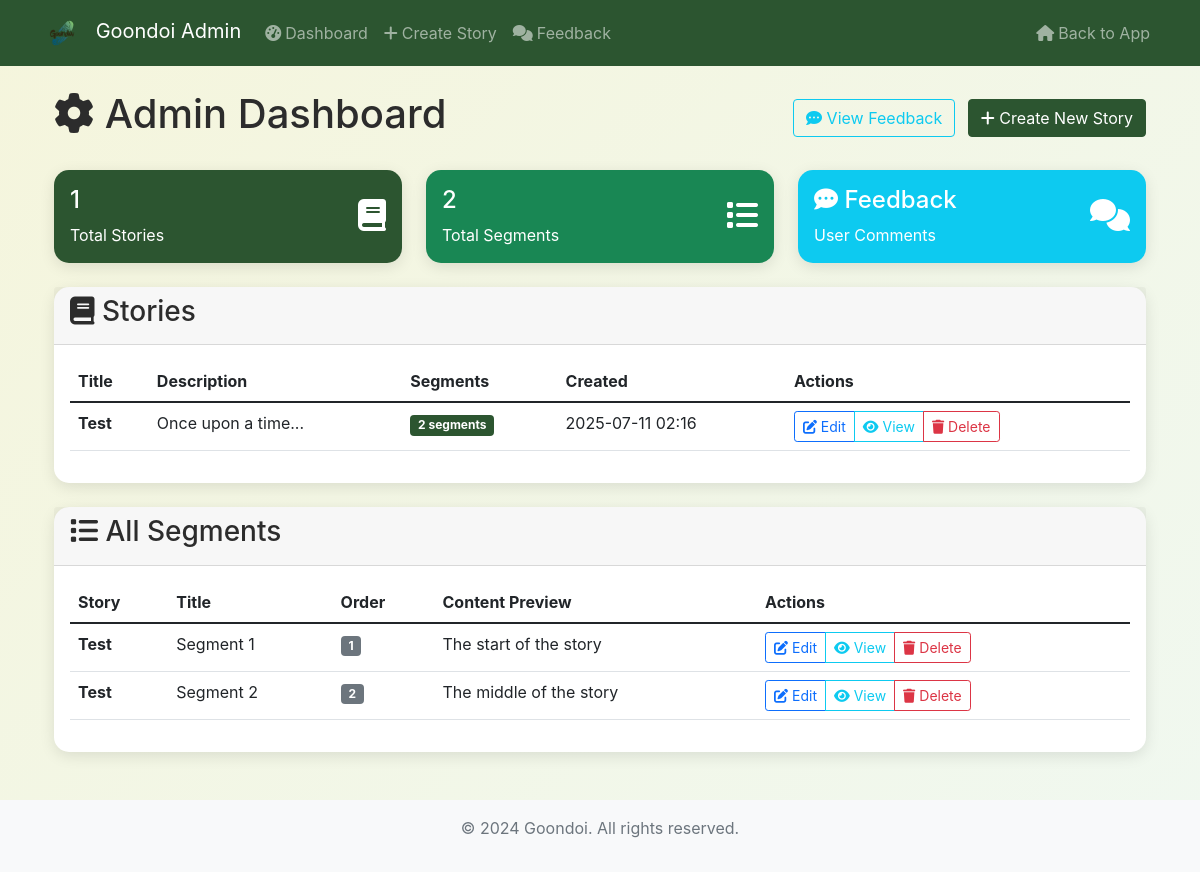
The page /admin/ on the database as committed earlier.
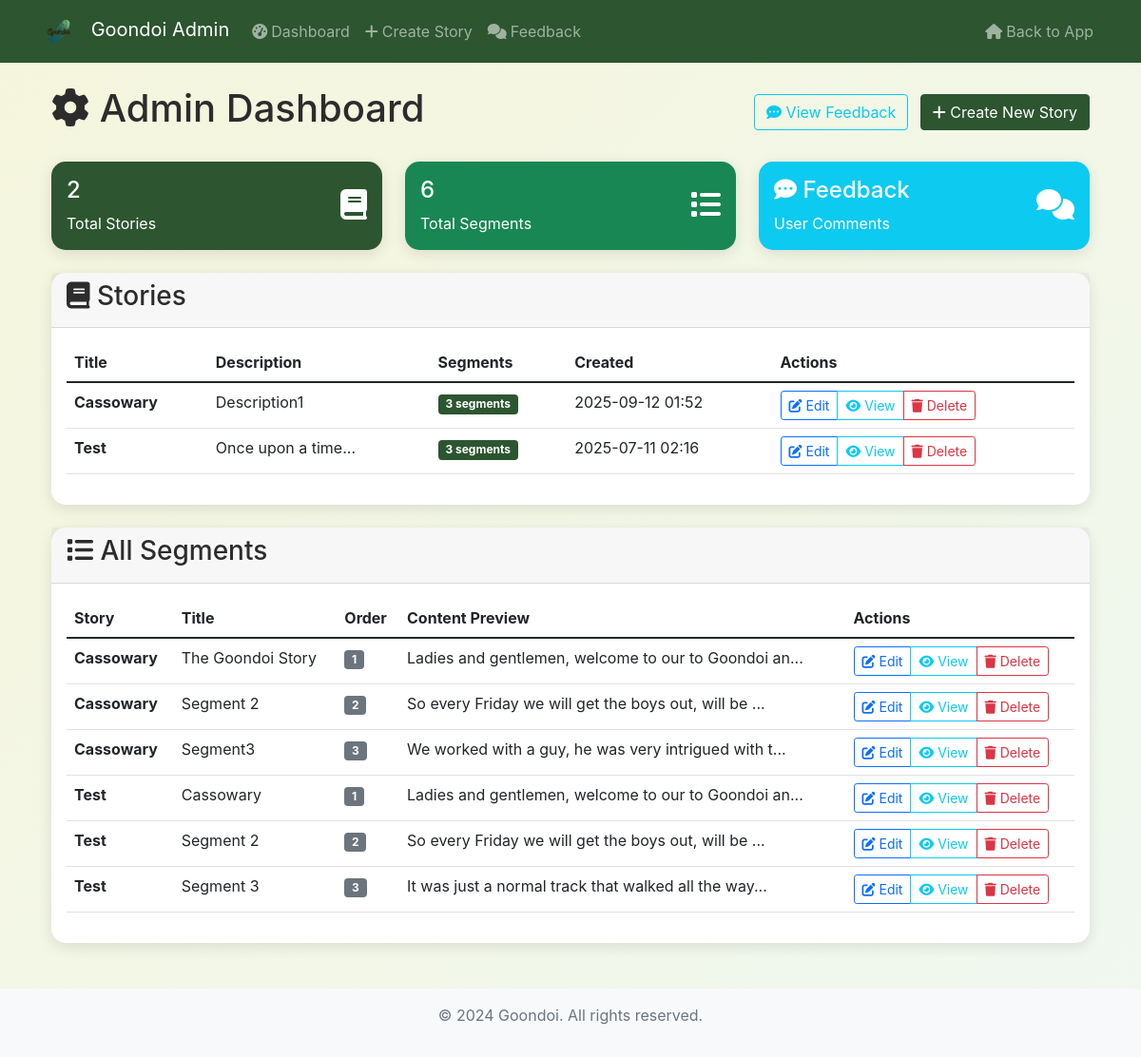
The same page on the database as committed later.
### app/models/story.py (models this page shows, shortened)
class Story(db.Model):
    __tablename__ = 'stories'
    id = db.Column(db.String(36), primary_key=True, default=lambda: str(uuid.uuid4()))
    title = db.Column(db.String(200), nullable=False)
    description = db.Column(db.Text)
    image_path = db.Column(db.String(256), nullable=True)
    image_position = db.Column(db.String(20), nullable=True, default='center')
    created_at = db.Column(db.DateTime, default=datetime.utcnow)
    updated_at = db.Column(db.DateTime, default=datetime.utcnow, onupdate=datetime.utcnow)
    is_active = db.Column(db.Boolean, default=True)
    segments = db.relationship('StorySegment', backref='story', lazy='dynamic', cascade='all, delete-orphan')

class StorySegment(db.Model):
    __tablename__ = 'story_segments'
    id = db.Column(db.String(36), primary_key=True, default=lambda: str(uuid.uuid4()))
    story_id = db.Column(db.String(36), db.ForeignKey('stories.id'), nullable=False)
    title = db.Column(db.String(200), nullable=False)
    content = db.Column(db.Text, nullable=False)
    order = db.Column(db.Integer, nullable=False)
    media_path = db.Column(db.String(256), nullable=True)  # Path to uploaded media
    created_at = db.Column(db.DateTime, default=datetime.utcnow)
    updated_at = db.Column(db.DateTime, default=datetime.utcnow, onupdate=datetime.utcnow)
    is_active = db.Column(db.Boolean, default=True)
    qr_code = db.relationship('QRCode', backref='segment', uselist=False, cascade='all, delete-orphan')

### app/routes/admin.py (the view)
@admin_bp.route('/')
def admin_dashboard():
    stories = StoryService.get_all_stories()
    segments = []
    for story in stories:
        segments.extend(StoryService.get_story_segments(story.id))
    return render_template('admin/dashboard.html', stories=stories, segments=segments)

### app/services/story_service.py (called while the page is built)
    @staticmethod
    def get_all_stories():
        return Story.query.filter_by(is_active=True).order_by(Story.created_at.desc()).all()

    @staticmethod
    def get_story_segments(story_id):
        return StorySegment.query.options(joinedload(StorySegment.qr_code.property)).filter_by(
            story_id=story_id,
            is_active=True
        ).order_by(StorySegment.order).all()

### app/templates/admin/dashboard.html (shortened to what this page needs)
{% extends "admin_base.html" %}
{% block content %}
<div class="container mt-4">
    <div class="row">
        <div class="col-12">
            <div class="d-flex justify-content-between align-items-center mb-4">
                <h1><i class="fas fa-cog"></i> Admin Dashboard</h1>
                <div>
                    <a href="{{ url_for('admin.view_feedback') }}" class="btn btn-outline-info me-2">
                        <i class="fas fa-comment-dots"></i> View Feedback
                    </a>
                    <a href="{{ url_for('admin.create_story') }}" class="btn btn-primary">
                        <i class="fas fa-plus"></i> Create New Story
                    </a>
                </div>
            </div>
            <div class="row mb-4">
                <div class="col-md-4">
                    <div class="card bg-primary text-white">
                        <div class="card-body">
                            <div class="d-flex justify-content-between">
                                <div>
                                    <h4 class="card-title text-white">{{ stories|length }}</h4>
                                    <p class="card-text text-white">Total Stories</p>
                                </div>
                                <div class="align-self-center">
                                    <i class="fas fa-book fa-2x"></i>
                                </div>
                            </div>
                        </div>
                    </div>
                </div>
                <div class="col-md-4">
                    <div class="card bg-success text-white">
                        <div class="card-body">
                            <div class="d-flex justify-content-between">
                                <div>
                                    <h4 class="card-title text-white">{{ segments|length }}</h4>
                                    <p class="card-text text-white">Total Segments</p>
                                </div>
                                <div class="align-self-center">
                                    <i class="fas fa-list fa-2x"></i>
                                </div>
                            </div>
                        </div>
                    </div>
                </div>
                <div class="col-md-4">
                    <div class="card bg-info text-white">
                        <div class="card-body">
                            <div class="d-flex justify-content-between">
                                <div>
                                    <h4 class="card-title text-white">
                                        <a href="{{ url_for('admin.view_feedback') }}" class="text-white text-decoration-none">
                                            <i class="fas fa-comment-dots"></i> Feedback
                                        </a>
                                    </h4>
                                    <p class="card-text text-white">User Comments</p>
                                </div>
                                <div class="align-self-center">
                                    <i class="fas fa-comments fa-2x"></i>
                                </div>
                            </div>
                        </div>
                    </div>
                </div>
            </div>
            <div class="card mb-4">
                <div class="card-header">
                    <h3><i class="fas fa-book"></i> Stories</h3>
                </div>
                <div class="card-body">
                    {% if stories %}
                        <div class="table-responsive">
                            <table class="table table-hover">
                                <thead>
                                    <tr>
                                        <th>Title</th>
                                        <th>Description</th>
                                        <th>Segments</th>
                                        <th>Created</th>
                                        <th>Actions</th>
                                    </tr>
                                </thead>
                                <tbody>
                                    {% for story in stories %}
                                    <tr>
                                        <td>
                                            <strong>{{ story.title }}</strong>
                                        </td>
                                        <td>{{ story.description[:50] }}{% if story.description|length > 50 %}...{% endif %}</td>
                                        <td>
                                            <span class="badge bg-primary">{{ story.segments.all()|length }} segments</span>
                                        </td>
                                        <td>{{ story.created_at.strftime('%Y-%m-%d %H:%M') }}</td>
                                        <td>
                                            <div class="btn-group" role="group">
                                                <a href="{{ url_for('admin.edit_story', story_id=story.id) }}"
                                                   class="btn btn-sm btn-outline-primary">
                                                    <i class="fas fa-edit"></i> Edit
                                                </a>
                                                <a href="{{ url_for('main.view_story', story_id=story.id) }}"
                                                   class="btn btn-sm btn-outline-info" target="_blank">
                                                    <i class="fas fa-eye"></i> View
                                                </a>
                                                <button type="button" class="btn btn-sm btn-outline-danger"
                                                        onclick="confirmDelete('story', '{{ story.id }}', '{{ story.title }}')">
                                                    <i class="fas fa-trash"></i> Delete
                                                </button>
                                            </div>
                                        </td>
                                    </tr>
                                    {% endfor %}
                                </tbody>
                            </table>
                        </div>
                    {% endif %}
                </div>
            </div>
            <div class="card">
                <div class="card-header">
                    <h3><i class="fas fa-list"></i> All Segments</h3>
                </div>
                <div class="card-body">
                    {% if segments %}
                        <div class="table-responsive">
                            <table class="table table-hover">
                                <thead>
                                    <tr>
                                        <th>Story</th>
                                        <th>Title</th>
                                        <th>Order</th>
                                        <th>Content Preview</th>
                                        <th>Actions</th>
                                    </tr>
                                </thead>
                                <tbody>
                                    {% for segment in segments %}
                                    <tr>
                                        <td>
                                            <strong>{{ segment.story.title }}</strong>
                                        </td>
                                        <td>{{ segment.title }}</td>
                                        <td>
                                            <span class="badge bg-secondary">{{ segment.order }}</span>
                                        </td>
                                        <td>{{ segment.content[:50] }}{% if segment.content|length > 50 %}...{% endif %}</td>
                                        <td>
                                            <div class="btn-group" role="group">
                                                <a href="{{ url_for('admin.edit_segment', segment_id=segment.id) }}"
                                                   class="btn btn-sm btn-outline-primary">
                                                    <i class="fas fa-edit"></i> Edit
                                                </a>
                                                <a href="{{ url_for('main.view_segment', segment_id=segment.id) }}"
                                                   class="btn btn-sm btn-outline-info" target="_blank">
                                                    <i class="fas fa-eye"></i> View
                                                </a>
                                                <button type="button" class="btn btn-sm btn-outline-danger"
                                                        onclick="confirmDelete('segment', '{{ segment.id }}', '{{ segment.title }}')">
                                                    <i class="fas fa-trash"></i> Delete
                                                </button>
                                            </div>
                                        </td>
                                    </tr>
                                    {% endfor %}
                                </tbody>
                            </table>
                        </div>
                    {% else %}
                        <div class="text-center py-4">
                            <i class="fas fa-list fa-3x text-muted mb-3"></i>
                            <h4 class="text-muted">No Segments Yet</h4>
                            <p class="text-muted">Create segments for your stories to get started!</p>
                        </div>
                    {% endif %}
                </div>
            </div>
        </div>
    </div>
</div>
{% endblock %}

### app/templates/admin_base.html (shortened to what this page needs)
<!DOCTYPE html>
<html lang="en">
<head>
    <link href="https://cdn.jsdelivr.net/npm/bootstrap@5.1.3/dist/css/bootstrap.min.css" rel="stylesheet">
    <link href="https://cdnjs.cloudflare.com/ajax/libs/font-awesome/6.0.0/css/all.min.css" rel="stylesheet">
    <link href="{{ url_for('static', filename='css/style.css') }}" rel="stylesheet">
</head>
<body>
    <nav class="navbar navbar-expand-lg navbar-dark bg-primary">
        <div class="container">
            <a class="navbar-brand" href="{{ url_for('main.index') }}">
                <img src="{{ url_for('static', filename='images/goondoi_logo.png') }}" alt="Goondoi" width="40" height="40" class="me-2">
                Goondoi Admin
            </a>
            <div class="collapse navbar-collapse" id="navbarNav">
                <ul class="navbar-nav me-auto">
                    <li class="nav-item">
                        <a class="nav-link" href="{{ url_for('admin.admin_dashboard') }}">
                            <i class="fas fa-tachometer-alt me-1"></i>Dashboard
                        </a>
                    </li>
                    <li class="nav-item">
                        <a class="nav-link" href="{{ url_for('admin.create_story') }}">
                            <i class="fas fa-plus me-1"></i>Create Story
                        </a>
                    </li>
                    <li class="nav-item">
                        <a class="nav-link" href="{{ url_for('admin.view_feedback') }}">
                            <i class="fas fa-comments me-1"></i>Feedback
                        </a>
                    </li>
                </ul>
                <ul class="navbar-nav">
                    <li class="nav-item">
                        <a class="nav-link" href="{{ url_for('main.index') }}">
                            <i class="fas fa-home me-1"></i>Back to App
                        </a>
                    </li>
                </ul>
            </div>
        </div>
    </nav>
    <main class="container mt-4">
        {% block content %}{% endblock %}
    </main>
    <footer class="bg-light text-center text-muted py-3 mt-5">
        <div class="container">
            <p>&copy; 2024 Goondoi. All rights reserved.</p>
        </div>
    </footer>
</body>
</html>

### app/static/css/style.css (style rules this page uses)
:root { --primary-green: #2c5530; --secondary-green: #4a7c59; --accent-green: #6b8e6b; --light-green: #8fbc8f; --warm-brown: #8b4513; --earth-orange: #cd853f; --cream: #f5f5dc; --dark-text: #2c2c2c; --light-text: #666; --white: #ffffff; --shadow: rgba(0, 0, 0, 0.1); --shadow-hover: rgba(0, 0, 0, 0.15); }
* { margin: 0; padding: 0; box-sizing: border-box; }
body { font-family: -apple-system, BlinkMacSystemFont, 'Segoe UI', Roboto, Oxygen, Ubuntu, Cantarell, sans-serif; background: linear-gradient(135deg, var(--cream) 0%, #f0f8f0 100%); color: var(--dark-text); overflow-x: hidden; min-height: 100vh; }
.navbar, .bg-primary { background-color: var(--primary-green) !important; }
.btn-primary, .btn-primary:active, .btn-primary:focus { background-color: var(--primary-green) !important; border-color: var(--primary-green) !important; }
.card { border-radius: 15px; border: none; box-shadow: 0 4px 15px var(--shadow); transition: all 0.3s ease; }

Rows that differ between the two databases and show on the page:
added Story: title "Cassowary", description "Description1", segments.all|length "3", created_at "2025-09-12 01:52"
changed Story "Test": segments.all|length "2" → "3"
added StorySegment: story "Cassowary", title "The Goondoi Story", order "1", content "Ladies and gentlemen, welcome to our to Goondoi an"
added StorySegment: story "Cassowary", title "Segment 2", order "2", content "So every Friday we will get the boys out, will be"
added StorySegment: story "Cassowary", title "Segment3", order "3", content "We worked with a guy, he was very intrigued with t"
changed StorySegment (number 4 of 6 on the later page): title "Segment 1" → "Cassowary"; content "The start of the story" → "Ladies and gentlemen, welcome to our to Goondoi an"; now shows "..."
changed StorySegment (number 5 of 6 on the later page): content "The middle of the story" → "So every Friday we will get the boys out, will be"; now shows "..."
added StorySegment: story "Test", title "Segment 3", order "3", content "It was just a normal track that walked all the way"
Other text that changed with them:
{{ stories|length }}: "1" → "2"
{{ segments|length }}: "2" → "6"
